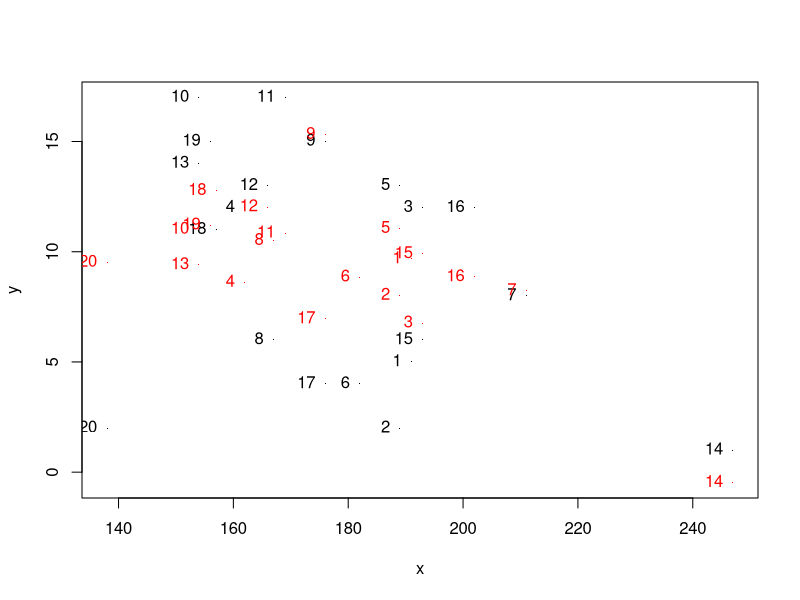
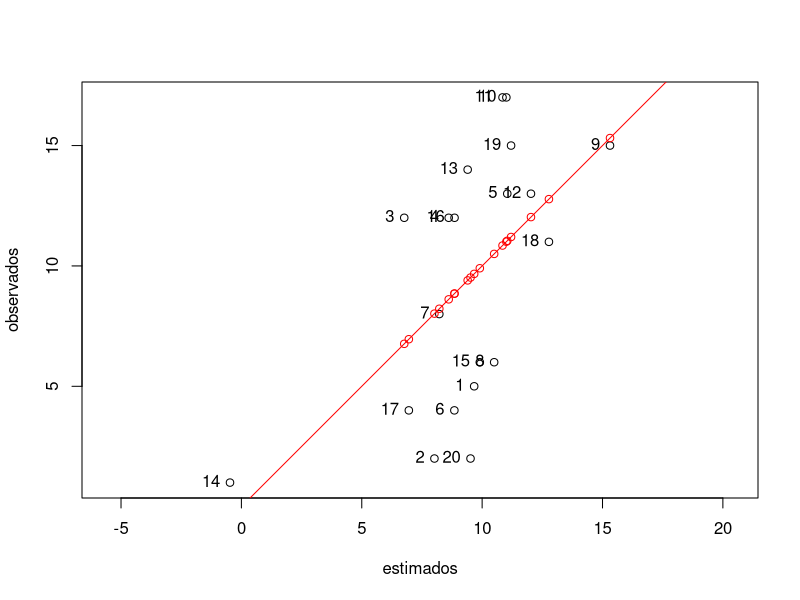
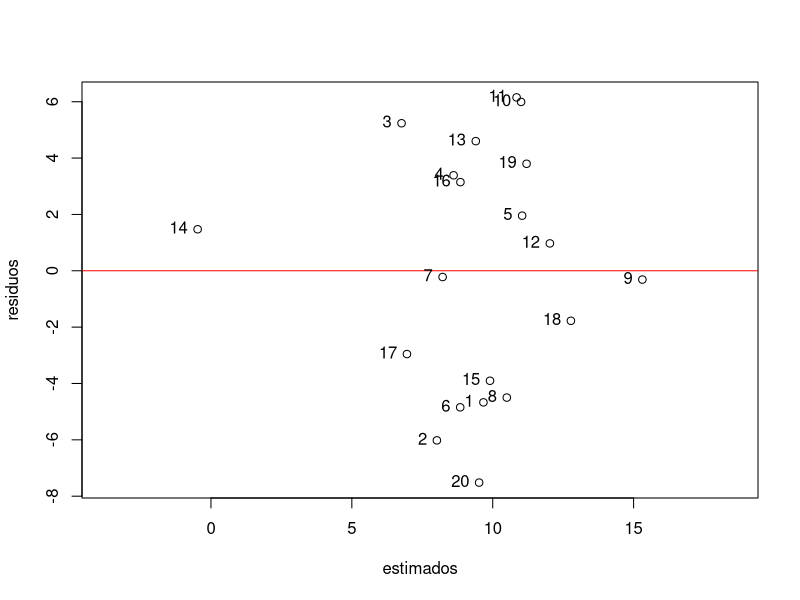
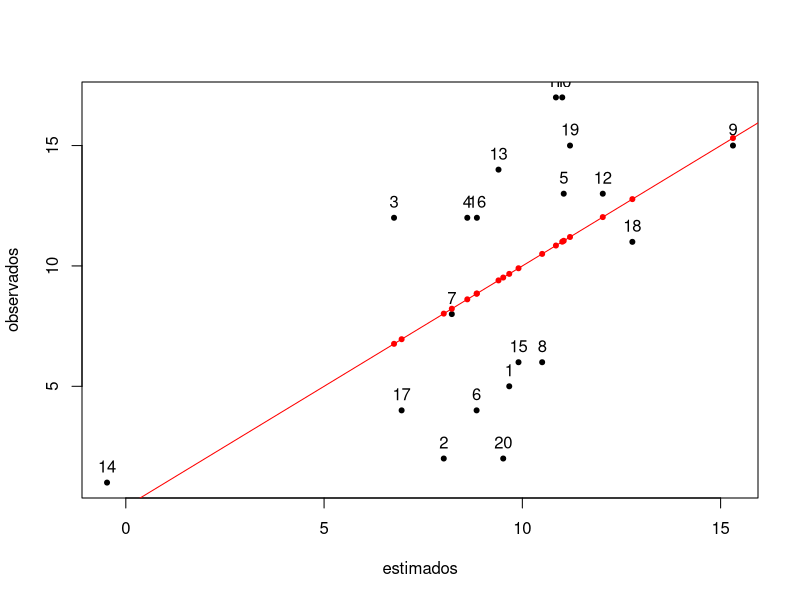
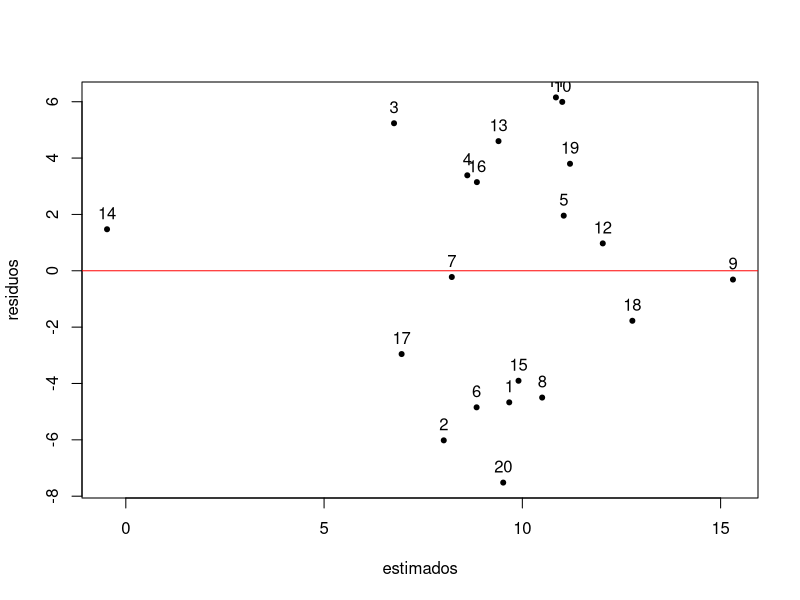
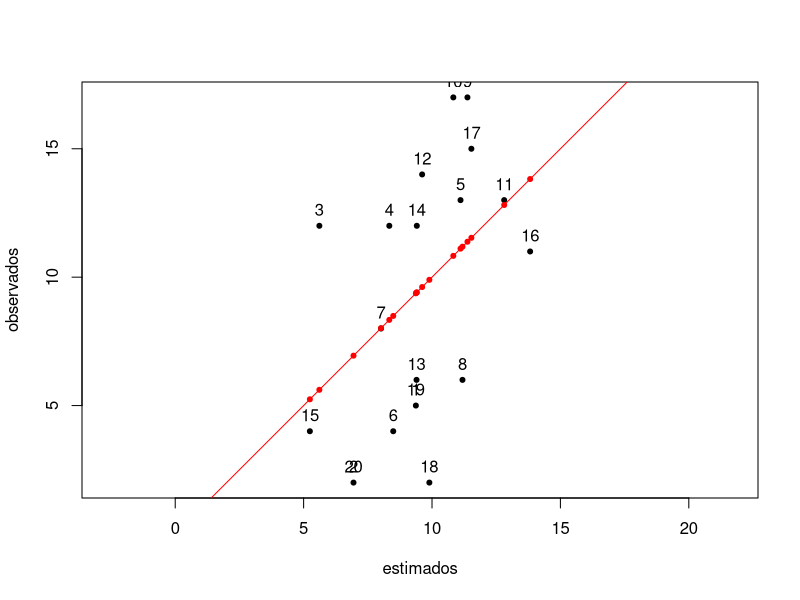
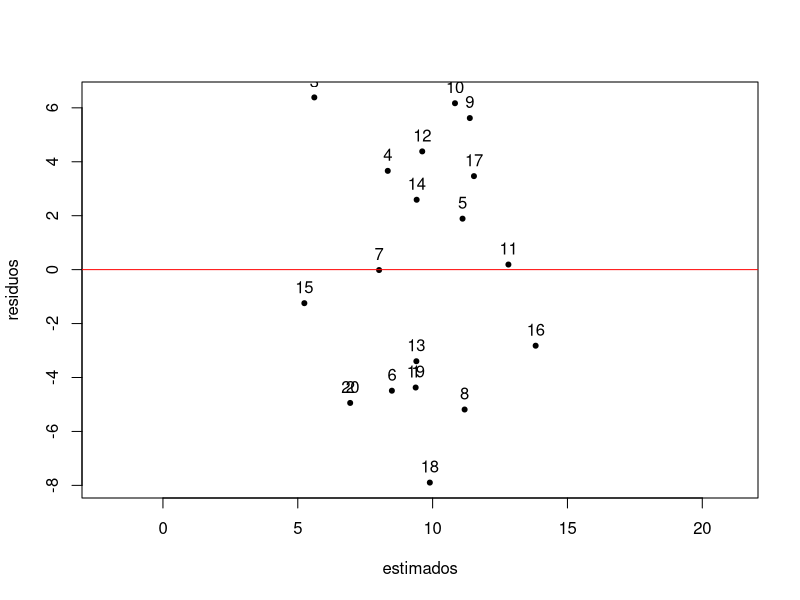
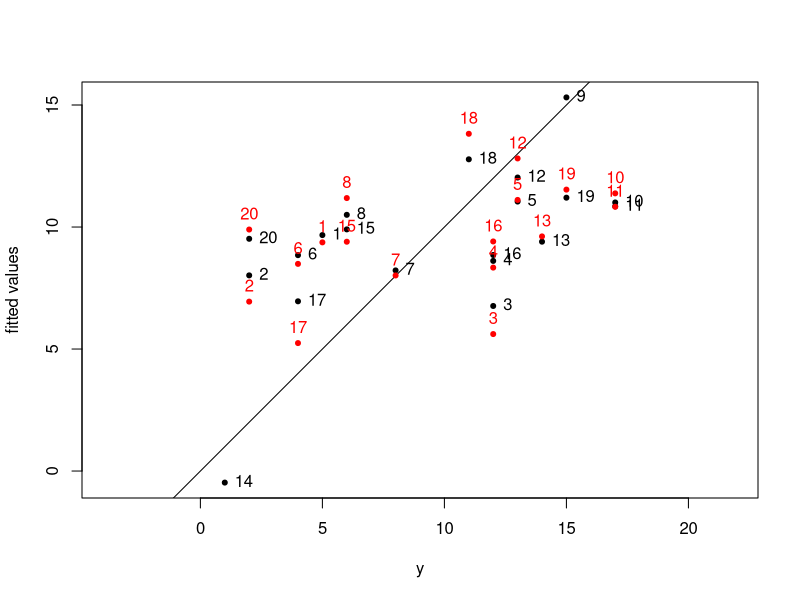

Here is the R script that generated these plots, in order:
#########################################################################################
# Lectura de los datos
#setwd(<aquí ponen el nombre de la carpeta donde tienen sus datos)
Linnerud <- read.csv("Linnerud.csv",row.names=1) # lectura del archivo eventualmente read.table con sus opciones
attach(Linnerud)                                 # archivo en uso
lab <- rownames(Linnerud)                        # etiquetas de las unidades en lab
########################################################################################
# regresión a mano
# definición de los datos para el modelo
n     <- dim(Linnerud)[1]; n                 # n es el número de observaciones
x     <- as.matrix(Linnerud[,1:3]); x        # x es el caracter descriptivo
p     <- dim(x)[2]; p                        # numero de regresores
y     <- Pulls                               # y es el caracter respuesta   
nomy  <- deparse(substitute(Pulls)); nomy    # nomy es su nombre
nom   <- c(colnames(x),nomy) ; nom           # etiquetas de las variables en nom
########################################################################################
# estadísticas
xm    <- apply(x,2,mean); xm                 # cálculo de xm, promedio de x
ym    <- sum(y)/n; ym                        # cálculo de ym, promedio de y
ssx   <- apply(x^2,2,sum); ssx               # ssx es la suma de los x cuadros
ssy   <- sum(y^2); ssy                       # ssy es la suma de los y cuadros
sxy   <- t(x)%*%y ; sxy                      # sxy es la suma de los productos xy
ssxc  <- ssx-n*xm^2 ; ssxc                   # ssxc es ssx centrado sobre el promedio
ssyc  <- ssy-n*ym^2 ; ssyc                   # ssyc es ssy centrado sobre el promedio
sxyc  <- sxy-n*xm*ym; sxyc                   # sxyc es sxy centrado sobre el promedio
varx  <- ssxc/n; varx                        # varx es la varianza de x
vary  <- ssyc/n; vary                        # vary es la varianza de y
covxy <- sxyc/n; covxy                       # covxy es la covarianza de xy
stats <- matrix(8*(2*p+1)*0,nrow=8,ncol=(2*p+1)) # construcción de tabla de estadísticas
rownames(stats) <- c("Mínimo","Máximo","Promedio","Total","Suma de cuadrados",
                    "Cuadrados centrados","Varianza covarianza","Desvío estándar")
colnames(stats) <- c(nom,"x1y","x2y","x3y")
stats[,1:p] <- rbind(apply(x,2,min),apply(x,2,max),xm,apply(x,2,sum),ssx,ssxc,varx,sqrt(varx))
stats[,p+1] <- rbind(min(y),max(y),ym,sum(y),ssy,ssyc,vary,sqrt(vary))
stats[,c((p+2):(2*p+1))] <- rbind(t(rep(0,p)),t(rep(0,p)),t(rep(0,p)),t(rep(0,p)),t(sxy),t(sxyc),t(covxy),t(rep(0,p)))
stats                                        # impresión de la tabla
print("Matriz de varianza y covarianza de los regresores")
vcovx <- (n-1)/n * cov(x) ; vcovx            # matriz de varianza/covarianza de los x
#########################################################################
# estimación
X      <- cbind(rep(1,n),x); X               # se necesita ajuntar la columna de unos
p1     <- p + 1; p1                          # un regresor más
XX     <- t(X)%*%X; XX                       # matriz X'X
XXm1   <- solve(XX); XXm1                    # su inversa
bh     <- XXm1 %*% t(X) %*% y                # estimación de los betas
print("Estimaciones de los beta")
bh 
eta    <- X %*% bh; eta                      # valores estimados
res    <- y - eta; res                       # residuos
unidad <- cbind(x,y,eta,res)                 # tabla de resultados
rownames(unidad) <- lab
colnames(unidad) <- c(nom,"eta","residuos")
unidad                                       # impresión de la tabla
###########################################################################
# gráficos clásicos: ejemplo con el primero regresor
plot(x[,1],y,xlab="x",ylab="y",ylim=c(min(y,eta),max(y,eta)),pch=".")
  text(x[,1],y,labels=lab,pos=2)
  points(x[,1],eta,col="red",pch=".")
  text(x[,1],eta,labels=lab,col="red",pos=2)
  dev.copy(pdf,"01-datos1-reg.pdf")          # copia en un archivo pdf
dev.off()                                    # fin de la copia
###########################################################################
# gráficos de valores estimados y residuos
plot(eta,y,asp=1,xlab="estimados",ylab="observados")
  abline(0,1,col="red")
  text(eta,y,labels=lab,pos=2)
  points(eta,eta,col="red")
  dev.copy(pdf,"02-est-obs.pdf")             # copia en un archivo pdf
dev.off()                                    # fin de la copia
plot(eta,res,asp=1,xlab="estimados",ylab="residuos")
  abline(0,0,col="red")
  text(eta,res,labels=lab,pos=2)
  dev.copy(pdf,"03-est-res.pdf")             # copia en un archivo pdf
dev.off()                                    # fin de la copia
###################################################################################
# datos para anova
ssr   <- t(eta) %*% eta; ssr       # suma de  cuadrados por regresión
sse   <- ssy - ssr; sse            # suma por residuos
msr   <- ssr/p1; msr               # cuadrado promedio por regresión
mse   <- sse/(n-p1); mse           # cuadrado promedio por residuos
df    <- c(p1,n-p1,n)              # grados de libertad
ssq   <- c(ssr,sse,ssy)            # sumas de cuadrados
msq   <- c(msr,mse,0)              # suma de residuos
anova <- (cbind(df,ssq,msq))       # tabla de anova
colnames(anova) <- c("Degrees of Freedom","Sum of squares","Mean squares")
rownames(anova) <- c("Regression","Residuals","Total")
anova
#####################################################################################
# apalancamiento
Hat   <- X %*% XXm1 %*% t(X)                  # matriz H sombrero
rownames(Hat) <- lab                          # inclusivo de su etiquetas
colnames(Hat) <- lab
Hat
lev   <- diag(Hat); lev                       # apalancamientos
pesos <- cbind(x,y,lev)                       # construcción de una salida conjunta
rownames(pesos) <- lab
pesos                                         # salida
niv   <- 2 * p1 / n; niv                      # nivel para apalancamiento
level <- which(lev>niv)                       # unidades con fuerte apalancamiento
out   <- rbind(level,lev[level])              # salida
rownames(out) <- c("unidad","apalancamiento"); out
###################################################################################
# comparación entre modelo total y modelo sin unidades con apalancamiento
# ejemplo sobre Linnerud
# modelo completo
lm1 <- lm(y~Weight+Waist+Pulse,data=Linnerud); summary(lm1) # regresión con y sin
# y su plot estimados observados
plot(lm1$fitted.values,y,pch=20,xlab="estimados",ylab="observados")
  abline(0,1,col="red")
  text(lm1$fitted.values,y,labels=lab,pos=3,offset(0.5))
  points(lm1$fitted.values,lm1$fitted.values,pch=20,col="red")
  dev.copy(pdf,"04-lin-est-obs.pdf")           # copia en un archivo pdf
dev.off()                                      # fin de la copia
# y su plot estimados residuos
plot(lm1$fitted.values,lm1$residuals,pch=20,xlab="estimados",ylab="residuos")
  abline(0,0,col="red")
  text(lm1$fitted.values,lm1$residuals,labels=lab,pos=3,offset(0.5))
  dev.copy(pdf,"05-lin-est-res.pdf")           # copia en un archivo pdf
dev.off()                                      # fin de la copia
# modelo sin unidades con fuerte apalancamiento
lm2 <- lm(y[-level]~Weight+Waist+Pulse,data=Linnerud[-level,]); summary(lm2)
# hay que tirar las unidades también de la representación gráfica
plot(lm2$fitted.values,y[-level],pch=20,asp=1,xlab="estimados",ylab="observados")
  abline(0,1,col="red")
  text(lm2$fitted.values,y[-level],labels=lab,pos=3,offset(0.5))
  points(lm2$fitted.values,lm2$fitted.values,pch=20,col="red")
  dev.copy(pdf,"06-est-obs2.pdf")            # copia en un archivo pdf
dev.off()                                    # fin de la copia
plot(lm2$fitted.values,lm2$residuals,asp=1,pch=20,xlab="estimados",ylab="residuos")
  abline(0,0,col="red")
  text(lm2$fitted.values,lm2$residuals,labels=lab,pos=3,offset(0.5))
  dev.copy(pdf,"07-est-res2.pdf")            # copia en un archivo pdf
dev.off()                                    # fin de la copia
# gráficos de comparación de estimados y residuos
# ambos contra y y no contra los estimados
plot(y,lm1$fitted.values,pch=20,asp=1,ylab="fitted values")
  abline(0,1)
  text(y,lm1$fitted.values,y,labels=lab,pos=4,offset(0.5))
  points(y[-out[1,]],lm2$fitted.values,pch=20,col="red")
  text(y[-out[1,]],lm2$fitted.values,labels=lab[-out[1,]],col="red",pos=3,offset(0.5))
  dev.copy(pdf,"08-lin-fit-apalancamiento.pdf")
dev.off()
# por esto hay que cambiar el signo a los residuos
plot(y,-lm1$residuals,pch=20,asp=1,ylab="residuals")
  abline(h=0)
  text(y,-lm1$residuals,labels=lab,pch=20,pos=4,offset(0.5))
  points(y[-out[1,]],-lm2$residuals,pch=20,col="red")
  text(y[-out[1,]],-lm2$residuals,labels=lab[-out[1,]],col="red",pos=3,offset(0.5))
  dev.copy(pdf,"09-lin-res-apalancamiento.pdf")
dev.off()
##########################################################################